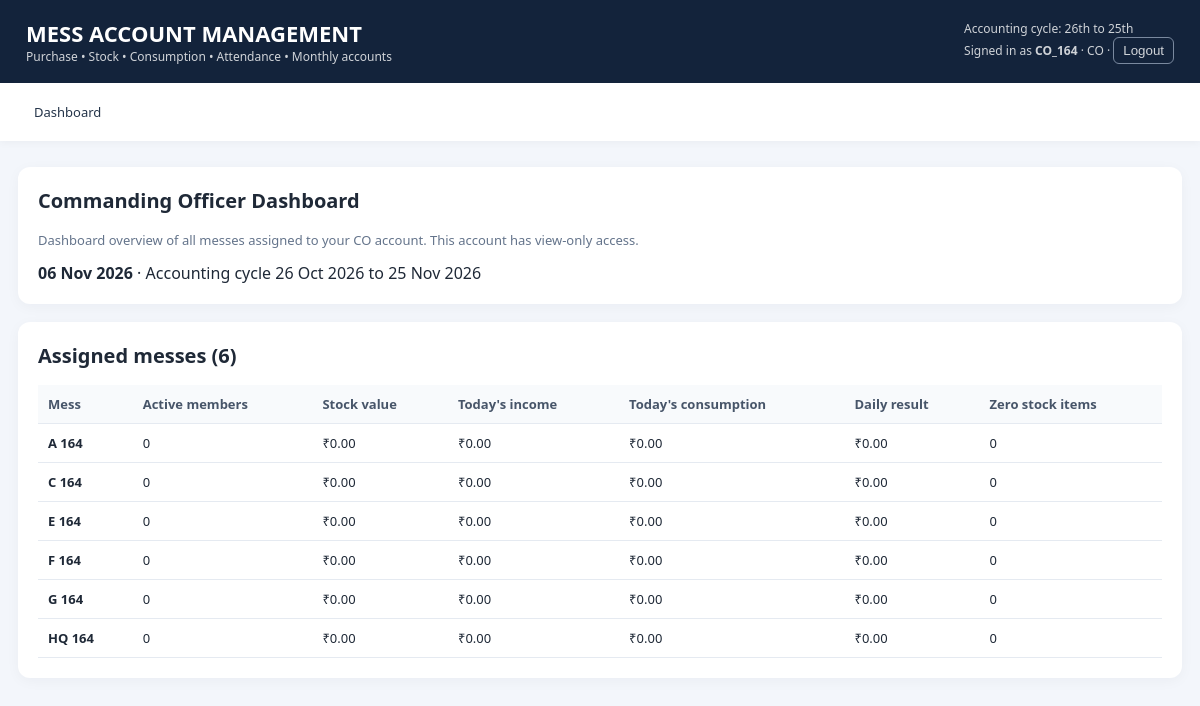
/ (signed in), run on the app's committed database.
### mess/models.py (models this page shows, shortened)
class UserMessAccess(models.Model):
    CO = "CO"
    OC = "OC"
    ACCOUNTANT = "ACCOUNTANT"
    ROLE_CHOICES = [
        (CO, "Commanding Officer (CO) – dashboards of assigned messes"),
        (OC, "Officer Commanding (OC) – dashboard of one assigned mess"),
        (ACCOUNTANT, "Accountant – full access to one assigned mess"),
    ]
    user = models.ForeignKey(settings.AUTH_USER_MODEL, on_delete=models.CASCADE, related_name="mess_accesses")
    mess = models.ForeignKey(Mess, on_delete=models.CASCADE, related_name="user_accesses")
    role = models.CharField(max_length=20, choices=ROLE_CHOICES)
    class Meta:
        constraints = [models.UniqueConstraint(fields=["user", "mess"], name="uniq_user_mess_access")]
        ordering = ["user__username", "mess__name"]

class Mess(models.Model):
    name = models.CharField(max_length=150, unique=True)
    code = models.CharField(max_length=30, unique=True, blank=True)
    address = models.TextField(blank=True)
    is_active = models.BooleanField(default=True)
    created_at = models.DateTimeField(auto_now_add=True)

### mess/views.py (the view, shortened to what this page needs)
# urls.py: path("", login_required(views.dashboard), name="dashboard"), path("settings/", login_required(views.settings_view), name="settings"),
def dashboard(request):
    today = timezone.localdate()
    start, end = cycle_dates(today)
    if request.mess_role == "CO":
        mess_cards = []
        for mess in request.accessible_messes:
            members_qs = Member.objects.filter(mess=mess, active=True)
            stock_qs = StockItem.objects.filter(mess=mess)
            consumption_qs = Consumption.objects.filter(mess=mess, date=today)
            attendance_qs = Attendance.objects.filter(mess=mess, date=today).select_related("member")
            sold_qs = SoldRation.objects.filter(mess=mess, date=today)
            consumed = sum((c.total_cost for c in consumption_qs), Decimal("0"))
            income = sum((a.charge for a in attendance_qs), Decimal("0")) + sum((r.total_amount for r in sold_qs), Decimal("0"))
            mess_cards.append({
                "mess": mess,
                "members": members_qs.count(),
                "stock_value": sum((i.stock_value for i in stock_qs), Decimal("0")),
                "consumed_cost": consumed,
                "daily_income": income,
                "daily_result": income-consumed,
                "low_stock": stock_qs.filter(quantity__lte=0).count(),
            })
        return render(request, "mess/co_dashboard.html", {"today": today, "start": start, "end": end, "mess_cards": mess_cards})

### mess/models.py (called while the page is built)
def set_tenant_context(scope, active_mess_id=None):
    return (_tenant_scope.set(scope), _active_mess_id.set(active_mess_id))

def reset_tenant_context(tokens):
    _tenant_scope.reset(tokens[0])
    _active_mess_id.reset(tokens[1])

    def get_queryset(self):
        qs = super().get_queryset()
        scope = _tenant_scope.get()
        if scope is not None:
            return qs.filter(mess_id__in=scope)
        return qs

### mess/views.py (called while the page is built)
def cycle_dates(value):
    if value.day >= 26:
        start = value.replace(day=26)
        next_month = (value.replace(day=28) + timedelta(days=4)).replace(day=1)
        end = next_month.replace(day=25)
    else:
        prev_month_last = value.replace(day=1) - timedelta(days=1)
        start = prev_month_last.replace(day=26)
        end = value.replace(day=25)
    return start, end

### mess/templates/mess/co_dashboard.html (shortened to what this page needs)
{% extends "mess/base.html" %}
{% block content %}
<div class="panel">
<h2>Commanding Officer Dashboard</h2>
<p class="muted">Dashboard overview of all messes assigned to your CO account. This account has view-only access.</p>
<strong>{{ today|date:"d M Y" }}</strong> · Accounting cycle {{ start|date:"d M Y" }} to {{ end|date:"d M Y" }}
</div>
<div class="panel">
<h2>Assigned messes ({{ mess_cards|length }})</h2>
{% if mess_cards %}
<div class="table-wrap"><table>
<thead><tr><th>Mess</th><th>Active members</th><th>Stock value</th><th>Today's income</th><th>Today's consumption</th><th>Daily result</th><th>Zero stock items</th></tr></thead>
<tbody>
{% for card in mess_cards %}
<tr><td><strong>{{ card.mess.name }}</strong></td><td>{{ card.members }}</td><td>₹{{ card.stock_value|floatformat:2 }}</td><td>₹{{ card.daily_income|floatformat:2 }}</td><td>₹{{ card.consumed_cost|floatformat:2 }}</td><td>₹{{ card.daily_result|floatformat:2 }}</td><td>{{ card.low_stock }}</td></tr>
{% endfor %}
</tbody></table></div>
{% else %}<p>No messes have been assigned to your CO account. Contact the Superuser.</p>{% endif %}
</div>
{% endblock %}

### mess/templates/mess/base.html (shortened to what this page needs)
<!doctype html><html lang="en"><head><meta charset="utf-8"><meta name="viewport" content="width=device-width, initial-scale=1"><title>{% block title %}Mess Accounts{% endblock %}</title></head><body><header><div><h1>MESS ACCOUNT MANAGEMENT</h1><div class="sub">Purchase • Stock • Consumption • Attendance • Monthly accounts</div></div><div class="sub">Accounting cycle: 26th to 25th<br>{% if request.user.is_authenticated %}Signed in as <strong>{{ request.user.username }}</strong>{% if request.mess_role %} · {{ request.mess_role }}{% endif %} · <form method="post" action="{% url 'logout' %}" style="display:inline"><button type="submit" style="background:transparent;color:white;border:1px solid #94a3b8;border-radius:6px;padding:5px 9px;cursor:pointer">Logout</button></form>{% endif %}</div></header><nav><a href="/">Dashboard</a></nav>
<main>{% if messages %}<ul class="messages">{% for message in messages %}<li>{{ message }}</li>{% endfor %}</ul>{% endif %}{% block content %}{% endblock %}</main></body></html>

### mess/templates/mess/base.html (style rules this page uses)
:root { --navy:#13233b;--blue:#1d4ed8;--bg:#f3f6fb;--text:#1f2937 }
* { box-sizing:border-box }
body { margin:0;font-family:Segoe UI,Arial,sans-serif;background:var(--bg);color:var(--text) }
header { background:var(--navy);color:white;padding:18px 26px;display:flex;justify-content:space-between;align-items:center;gap:12px;flex-wrap:wrap }
header h1 { margin:0;font-size:22px }
.sub { font-size:12px;opacity:.8 }
nav { background:#fff;padding:12px 24px;display:flex;gap:8px;flex-wrap:wrap;box-shadow:0 2px 8px #0000000a }
nav a { color:#243449;text-decoration:none;padding:8px 10px;border-radius:7px;font-size:13px }
main { max-width:1200px;margin:26px auto;padding:0 18px }
.panel,.metric { background:white;border-radius:12px;padding:20px;box-shadow:0 3px 14px #12233b0a;margin-bottom:18px }
h2 { margin-top:0;font-size:20px }
table { border-collapse:collapse;width:100%;background:#fff }
th,td { text-align:left;padding:10px;border-bottom:1px solid #e5eaf1;font-size:13px }
th { background:#f8fafc;color:#475569 }
.table-wrap { overflow:auto }
.muted { color:#64748b;font-size:13px }

### data on the page
UserMessAccess: mess_role "CO"
Mess: mess.name "A 164", members "0", stock_value "0.00", daily_income "0.00", consumed_cost "0.00", daily_result "0.00", low_stock "0"
Mess: mess.name "C 164", members "0", stock_value "0.00", daily_income "0.00", consumed_cost "0.00", daily_result "0.00", low_stock "0"
Mess: mess.name "E 164", members "0", stock_value "0.00", daily_income "0.00", consumed_cost "0.00", daily_result "0.00", low_stock "0"
Mess: mess.name "F 164", members "0", stock_value "0.00", daily_income "0.00", consumed_cost "0.00", daily_result "0.00", low_stock "0"
Mess: mess.name "G 164", members "0", stock_value "0.00", daily_income "0.00", consumed_cost "0.00", daily_result "0.00", low_stock "0"
Mess: mess.name "HQ 164", members "0", stock_value "0.00", daily_income "0.00", consumed_cost "0.00", daily_result "0.00", low_stock "0"

### other printed values
{{ request.user.username }} "CO_164"
{{ today|date:"d M Y" }} "06 Nov 2026"
{{ start|date:"d M Y" }} "26 Oct 2026"
{{ end|date:"d M Y" }} "25 Nov 2026"
{{ mess_cards|length }} "6"
